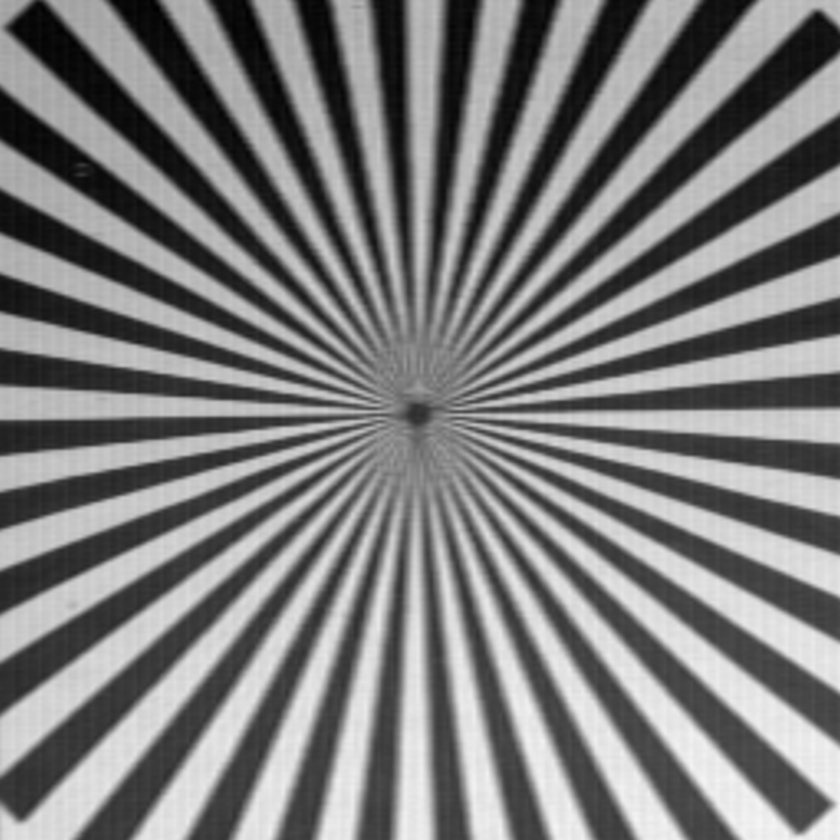
//> input picture 7.实验七/ConsoleApplication4/6013202130.bmp, 840 x 840 px, shrunk from 1024 x 1024 before the run
$ ./源   (built with g++ and OpenCV 4)
//> lines starting //> are read from the running program, lines starting //| are printed output that depends on the picture
/**********************************************************************************************************
 *  opencv 学习 ： 2016年3月15日20:10:06

1. 图像载入函数
函数cvLoadImage载入指定图像文件，并返回指向该文件的IplImage指针。函数支持bmp、jpg、 png、 tiff等格式的图像。其函数原型如下：
IplImage* cvLoadImage( const char* filename, int iscolor);
其中，filename 是待载入图像的名称，包括图像的扩展名；iscolor是一个辅助参数项，可选正数、零和负数三种值，正数表示作为三通道图像载入，零表示该图像作为单通道图像，负数表示载入图像的通道数由图像文件自身决定。
2. 窗口定义函数
函数cvNamedWindow定义一个窗口，用于显示图像。其函数原型如下：
int cvNamedWindow( const char* name, unsigned long flags );
其中，name是窗口名，flags是窗口属性指标值，可以选择CV_WINDOW_AUTOSIZE和0两种值。CV_WINDOW_AUTOSIZE表示窗口尺寸与图像原始尺寸相同，0表示以固定的窗口尺寸显示图像。
3. 图像显示函数
函数cvShowImage是在指定的窗口中显示图像，其函数原型如下：
void cvShowImage( const char* name, const CvArr* image );
其中，name是窗口名称，image是图像类型指针，一般是IplImage指针。
4. 图像保存函数
函数cvSaveImage以指定的文件名保存IplImage类型的指针变量，其函数原型如下：
int cvSaveImage( const char* filename, const CvArr* image );
其中，filename是图像保存路径和名称，image是IplImage指针变量。
5. 图像销毁函数
函数cvReleaseImage销毁已定义的IplImage指针变量，释放占用内存空间。其函数原型如下：
void cvReleaseImage( IplImage** image );
其中，image为已定义的IplImage指针。
6. 图像转换函数
cvGetImage( const CvArr* arr, IplImage* image_header )
7.销毁一个窗口。
void cvDestroyWindow( const char* name );
 ***********************************************************************************************************/

/**********************************************************************************************************
*  opencv 学习 ： 2016年3月15日20:10:06

1. 图像载入函数
函数cvLoadImage载入指定图像文件，并返回指向该文件的IplImage指针。函数支持bmp、jpg、 png、 tiff等格式的图像。其函数原型如下：
IplImage* cvLoadImage( const char* filename, int iscolor);
其中，filename 是待载入图像的名称，包括图像的扩展名；iscolor是一个辅助参数项，可选正数、零和负数三种值，正数表示作为三通道图像载入，零表示该图像作为单通道图像，负数表示载入图像的通道数由图像文件自身决定。
2. 窗口定义函数
函数cvNamedWindow定义一个窗口，用于显示图像。其函数原型如下：
int cvNamedWindow( const char* name, unsigned long flags );
其中，name是窗口名，flags是窗口属性指标值，可以选择CV_WINDOW_AUTOSIZE和0两种值。CV_WINDOW_AUTOSIZE表示窗口尺寸与图像原始尺寸相同，0表示以固定的窗口尺寸显示图像。
3. 图像显示函数
函数cvShowImage是在指定的窗口中显示图像，其函数原型如下：
void cvShowImage( const char* name, const CvArr* image );
其中，name是窗口名称，image是图像类型指针，一般是IplImage指针。
4. 图像保存函数
函数cvSaveImage以指定的文件名保存IplImage类型的指针变量，其函数原型如下：
int cvSaveImage( const char* filename, const CvArr* image );
其中，filename是图像保存路径和名称，image是IplImage指针变量。
5. 图像销毁函数
函数cvReleaseImage销毁已定义的IplImage指针变量，释放占用内存空间。其函数原型如下：
void cvReleaseImage( IplImage** image );
其中，image为已定义的IplImage指针。
6. 图像转换函数
cvGetImage( const CvArr* arr, IplImage* image_header )
7.销毁一个窗口。
void cvDestroyWindow( const char* name );
***********************************************************************************************************/

#include <cxcore.h>
#include <cv.h>
#include <highgui.h>
void cvDcT(CvArr * src_arr, CvArr * dst_arr)
{
	CvMat * tmp;
	CvMat q1stub, q2stub;
	CvMat q3stub, q4stub;
	CvMat d1stub, d2stub;
	CvMat d3stub, d4stub;
	CvMat * q1, *q2, *q3, *q4;
	CvMat * d1, *d2, *d3, *d4;

	CvSize size = cvGetSize(src_arr);
	CvSize dst_size = cvGetSize(dst_arr);
	int cx, cy;

	if (dst_size.width != size.width ||
		dst_size.height != size.height){
		cvError(CV_StsUnmatchedSizes, "cvShiftDFT", "Source and Destination arrays must have equal sizes", __FILE__, __LINE__);
	}

	if (src_arr == dst_arr){
		tmp = cvCreateMat(size.height / 2, size.width / 2, cvGetElemType(src_arr));
	}

	cx = size.width / 2;
	cy = size.height / 2;

	q1 = cvGetSubRect(src_arr, &q1stub, cvRect(0, 0, cx, cy));
	q2 = cvGetSubRect(src_arr, &q2stub, cvRect(cx, 0, cx, cy));
	q3 = cvGetSubRect(src_arr, &q3stub, cvRect(cx, cy, cx, cy));
	q4 = cvGetSubRect(src_arr, &q4stub, cvRect(0, cy, cx, cy));
	d1 = cvGetSubRect(dst_arr, &d1stub, cvRect(0, 0, cx, cy));
	d2 = cvGetSubRect(dst_arr, &d2stub, cvRect(cx, 0, cx, cy));
	d3 = cvGetSubRect(dst_arr, &d3stub, cvRect(cx, cy, cx, cy));
	d4 = cvGetSubRect(dst_arr, &d4stub, cvRect(0, cy, cx, cy));

	if (src_arr != dst_arr){
		if (!CV_ARE_TYPES_EQ(q1, d1)){
			cvError(CV_StsUnmatchedFormats, "cvShiftDFT", "Source and Destination arrays must have the same format", __FILE__, __LINE__);
		}
		cvCopy(q3, d1, 0);
		cvCopy(q4, d2, 0);
		cvCopy(q1, d3, 0);
		cvCopy(q2, d4, 0);
	}
	else{
		cvCopy(q3, tmp, 0);
		cvCopy(q1, q3, 0);
		cvCopy(tmp, q1, 0);
		cvCopy(q4, tmp, 0);
		cvCopy(q2, q4, 0);
		cvCopy(tmp, q2, 0);
	}
}

int main(int argc, char ** argv)
{
	const char* filename = argc >= 2 ? argv[1] : "2.bmp";
	IplImage * im;

	IplImage * realInput;
	IplImage * imaginaryInput;
	IplImage * complexInput;
	int dft_M, dft_N;
	CvMat* dft_A, tmp;
	IplImage * image_Re;
	IplImage * image_Im;
	double m, M;

	im = cvLoadImage("6013202130.bmp", CV_LOAD_IMAGE_GRAYSCALE);
//> im is the input picture: 840 rows x 840 cols, CV_8UC1; min 0, max 245, mean 124.7
	if (!im)
		return -1;

	realInput = cvCreateImage(cvGetSize(im), IPL_DEPTH_64F, 1);
	imaginaryInput = cvCreateImage(cvGetSize(im), IPL_DEPTH_64F, 1);
	complexInput = cvCreateImage(cvGetSize(im), IPL_DEPTH_64F, 2);

	cvScale(im, realInput, 1.0, 0.0);
	cvZero(imaginaryInput);
	cvMerge(realInput, imaginaryInput, NULL, NULL, complexInput);

	dft_M = cvGetOptimalDFTSize(im->height - 1);
//> dft_M = 864
	dft_N = cvGetOptimalDFTSize(im->width - 1);
//> dft_N = 864

	dft_A = cvCreateMat(dft_M, dft_N, CV_64FC2);
	image_Re = cvCreateImage(cvSize(dft_N, dft_M), IPL_DEPTH_64F, 1);
	image_Im = cvCreateImage(cvSize(dft_N, dft_M), IPL_DEPTH_64F, 1);

	// copy A to dft_A and pad dft_A with zeros
	cvGetSubRect(dft_A, &tmp, cvRect(0, 0, im->width, im->height));
	cvCopy(complexInput, &tmp, NULL);
	if (dft_A->cols > im->width)
	{
		cvGetSubRect(dft_A, &tmp, cvRect(im->width, 0, dft_A->cols - im->width, im->height));
		cvZero(&tmp);
	}


	cvDFT(dft_A, dft_A, CV_DXT_FORWARD, complexInput->height);

	cvNamedWindow("win", 0);
	cvNamedWindow("magnitude", 0);
	cvShowImage("win", im);


	cvSplit(dft_A, image_Re, image_Im, 0, 0);


	cvPow(image_Re, image_Re, 2.0);
	cvPow(image_Im, image_Im, 2.0);
	cvAdd(image_Re, image_Im, image_Re, NULL);
	cvPow(image_Re, image_Re, 0.5);


	cvAddS(image_Re, cvScalarAll(1.0), image_Re, NULL);
	cvLog(image_Re, image_Re);
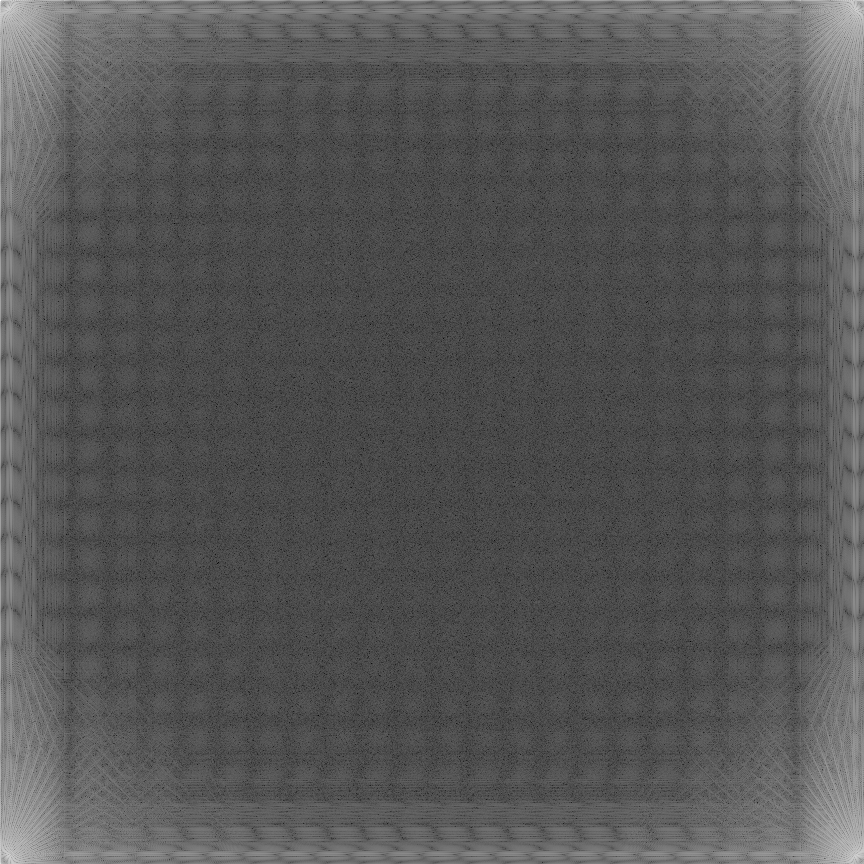
//> image_Re: 864 rows x 864 cols, CV_64FC1; min 0.398, max 18.29, mean 6.44; drawn with min black and max white

	cvDcT(image_Re, image_Re);
//> in cvDcT, `CvSize size = cvGetSize(src_arr);`: size = Size(864, 864)
//> in cvDcT, `tmp = cvCreateMat(size.height / 2, size.width / 2, cvGetElemType(src_a..`: tmp: 432 rows x 432 cols, CV_64FC1; every value is 0
//> in cvDcT, `cx = size.width / 2;`: cx = 432
//> in cvDcT, `q1 = cvGetSubRect(src_arr, &q1stub, cvRect(0, 0, cx, cy));`:
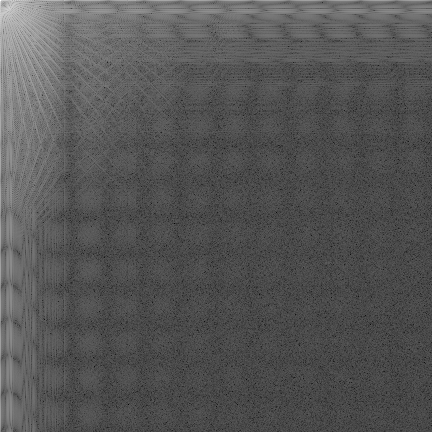
//> q1: 432 rows x 432 cols, CV_64FC1; min 0.454, max 18.29, mean 6.46; drawn with min black and max white
//> in cvDcT, `q2 = cvGetSubRect(src_arr, &q2stub, cvRect(cx, 0, cx, cy));`:
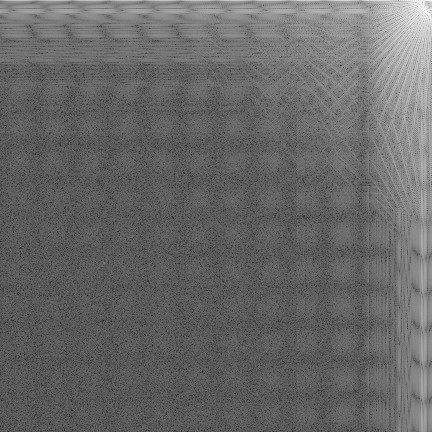
//> q2: 432 rows x 432 cols, CV_64FC1; min 0.398, max 15.22, mean 6.44; drawn with min black and max white
//> in cvDcT, `q3 = cvGetSubRect(src_arr, &q3stub, cvRect(cx, cy, cx, cy));`:
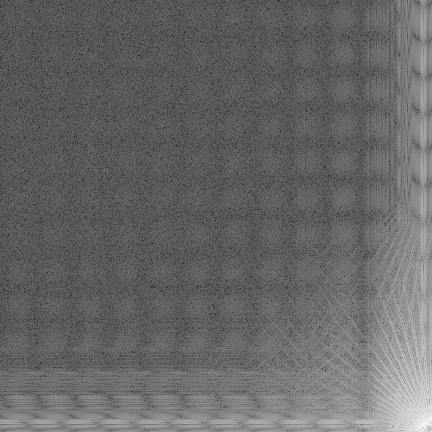
//> q3: 432 rows x 432 cols, CV_64FC1; min 0.454, max 15.16, mean 6.43; drawn with min black and max white
//> in cvDcT, `q4 = cvGetSubRect(src_arr, &q4stub, cvRect(0, cy, cx, cy));`:
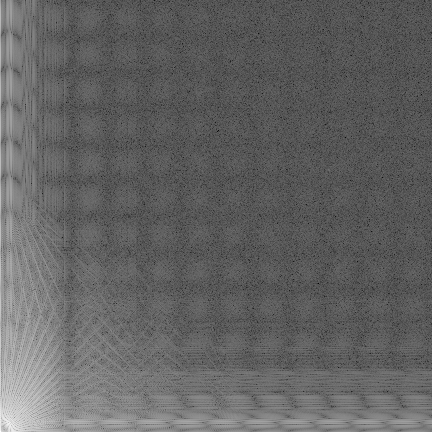
//> q4: 432 rows x 432 cols, CV_64FC1; min 0.398, max 15.92, mean 6.44; drawn with min black and max white
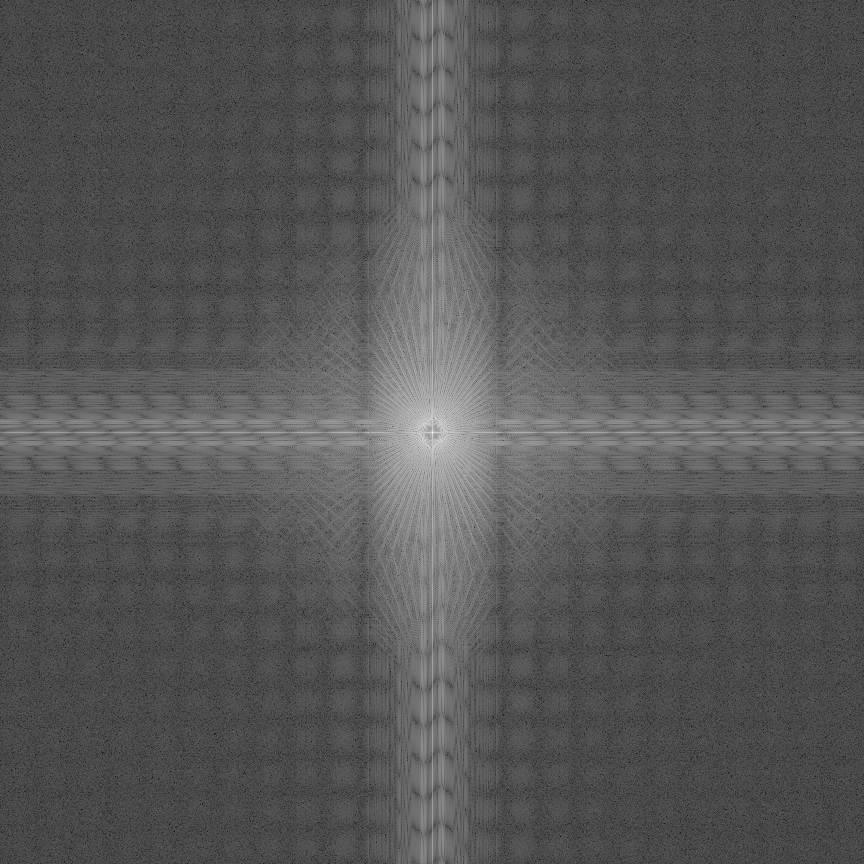
//> image_Re: 864 rows x 864 cols, CV_64FC1; min 0.398, max 18.29, mean 6.44; drawn with min black and max white

	cvMinMaxLoc(image_Re, &m, &M, NULL, NULL, NULL);
//> m = 0.398; M = 18.29
	cvScale(image_Re, image_Re, 1.0 / (M - m), 1.0*(-m) / (M - m));
	cvShowImage("magnitude", image_Re);

	cvWaitKey(-1);
	return 0;
}
